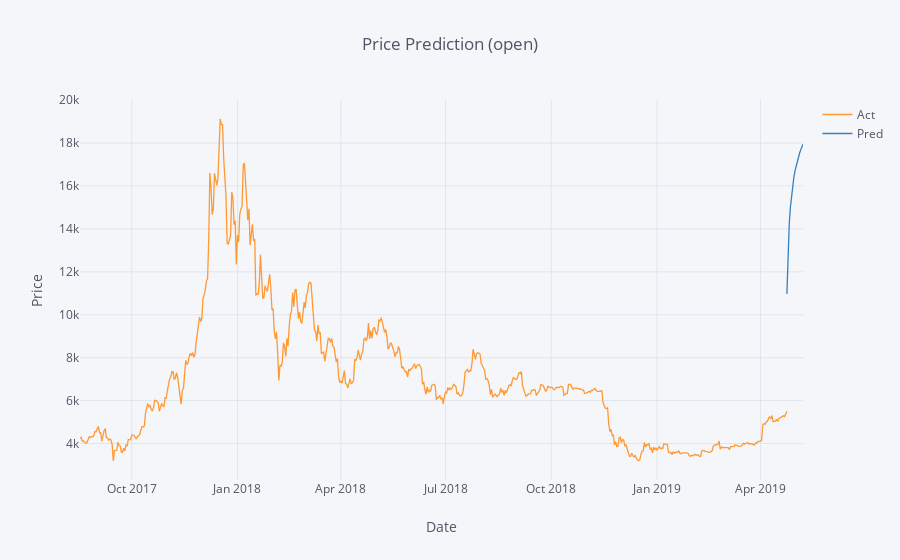
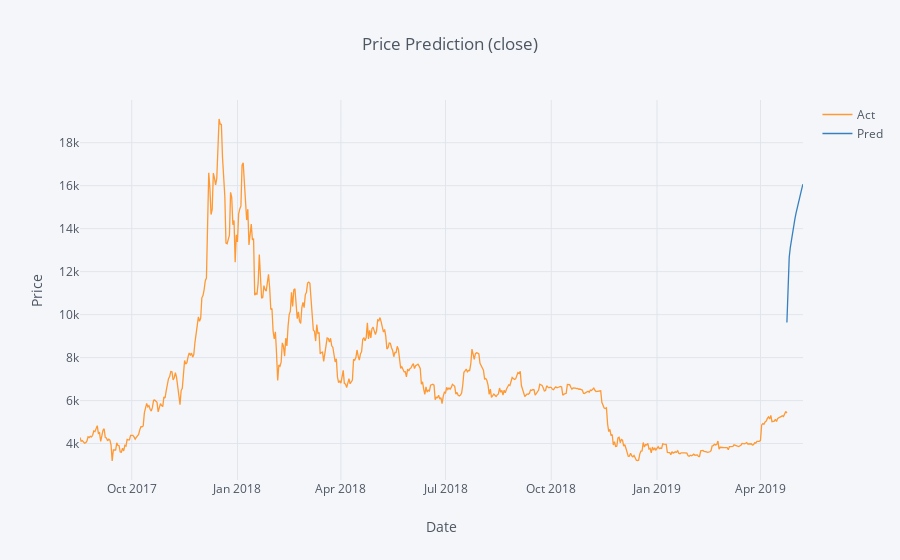
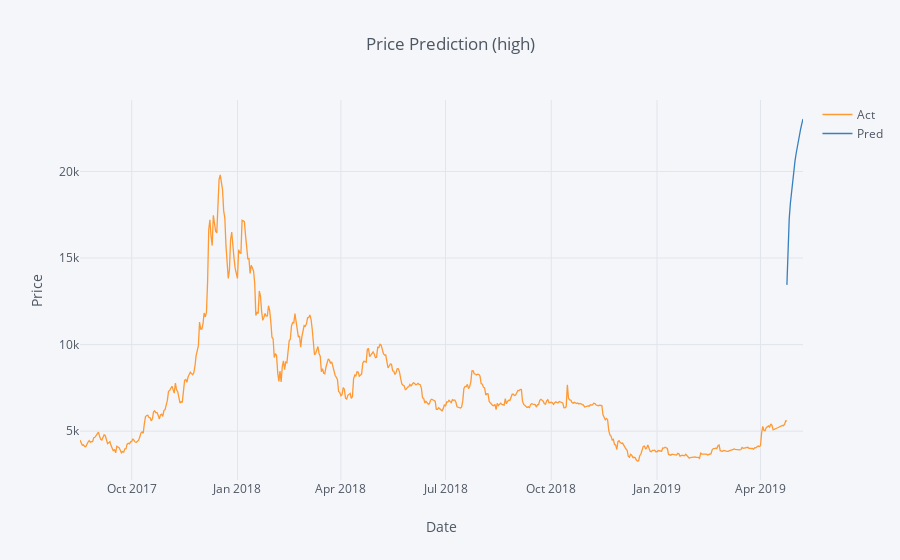
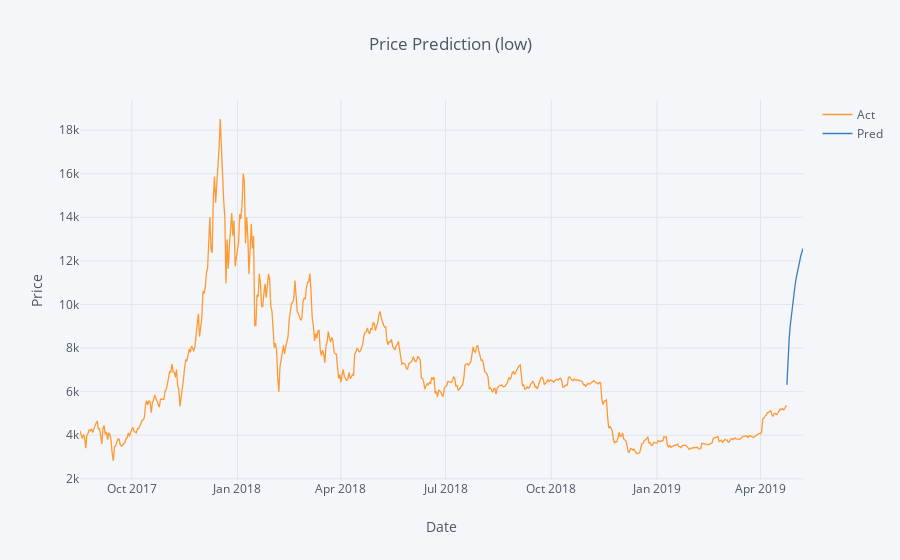

Notebook source saved alongside these figures, in order:
### Markdown cell above
# BTC Prediction

### Code cell
import csv
import numpy as np
from datetime import date, datetime, timedelta
from lstm import Machine
import pandas as pd
import tensorflow as tf
from plotly.offline import init_notebook_mode
import cufflinks as cf
import yaml

CONFIG = "config/binance-BTCUSDT.yml"
with open(CONFIG) as cfg:
    CONFIG = yaml.load(cfg, Loader=yaml.loader.SafeLoader)

MODEL_PATH = CONFIG["model"]
CSV_PATH = CONFIG["csv"]["out"]
TRAIN_TEST_RATE = CONFIG["splitRate"]
NUM_SEQ = CONFIG["seq"]
DUR_PRED = CONFIG["dur"]
TIME_UNIT = CONFIG.get("timeUnit") or 1

cf.go_offline()
init_notebook_mode(connected=True)

with open(CSV_PATH) as fin:
    reader = [dict(item) for item in csv.DictReader(fin)]

machine = Machine(reader)
(_, _, X_test, Y_test) = machine.split_data(
    TRAIN_TEST_RATE, NUM_SEQ, DUR_PRED
)

dates = machine.dates_list
dates = [
    datetime.utcfromtimestamp(date / TIME_UNIT).date()
    for date in dates
]

base_date = min(dates)
end_date = max(dates)

user_date = None

while not user_date:
    try:
        user_date = date.fromisoformat(input(
            "What date you want to see? ("
            f"min: {base_date.isoformat()} "
            f"max: {end_date.isoformat()}) "
        ))
        if not (base_date <= user_date <= end_date):
            user_date = None
    except ValueError:
        continue

x_index = (user_date - base_date).days
act_data = machine.filtered_data
x = act_data.values[x_index - 15 : x_index, ]
x = np.array([x])

model = tf.keras.models.load_model(MODEL_PATH)
pred = model.predict(x)

pred = np.array([
    machine.scaler.inverse_transform(row)
    for row in pred
])[0]

for (c, key) in enumerate(['open', 'close', 'high', 'low']):
    pred_df = pd.DataFrame(
        {f'Pred': [
            item[c] for item in pred
        ]},
        index=pd.date_range(
            user_date,
            user_date + timedelta(days=len(pred) - 1)
        )
    )
    act_df = pd.DataFrame(
        {f'Act': [
            item[c] for item in act_data.values
        ]},
        index=dates
    )
    pd.concat([
        act_df,
        pred_df
    ], axis=1).iplot(
        asFigure=False,
        kind='scatter',
        xTitle='Date',
        yTitle='Price',
        title=f'Price Prediction ({key})'
    )

### Figure 1 — Plotly figure (JSON) as saved in the notebook; plotly's stock layout.template omitted (floating-point values rounded to 4 significant figures; data arrays with more than 128 entries replaced by an {"elided": "..."} marker saying what was removed)
{"data": [{"line": {"color": "rgba(255, 153, 51, 1.0)", "dash": "solid", "shape": "linear", "width": 1.3}, "mode": "lines", "name": "Act", "text": "", "type": "scatter", "uid": "7eb0014d-81fc-4d29-9573-3bd98a301611", "x": {"elided": "631 str values"}, "y": {"elided": "631 mixed values"}}, {"line": {"color": "rgba(55, 128, 191, 1.0)", "dash": "solid", "shape": "linear", "width": 1.3}, "mode": "lines", "name": "Pred", "text": "", "type": "scatter", "uid": "d6675031-e646-46be-87d9-7161a0c2053a", "x": {"elided": "631 str values"}, "y": {"elided": "631 mixed values"}}], "layout": {"legend": {"bgcolor": "#F5F6F9", "font": {"color": "#4D5663"}}, "paper_bgcolor": "#F5F6F9", "plot_bgcolor": "#F5F6F9", "title": {"font": {"color": "#4D5663"}, "text": "Price Prediction (open)"}, "xaxis": {"gridcolor": "#E1E5ED", "showgrid": true, "tickfont": {"color": "#4D5663"}, "title": {"font": {"color": "#4D5663"}, "text": "Date"}, "zerolinecolor": "#E1E5ED"}, "yaxis": {"gridcolor": "#E1E5ED", "showgrid": true, "tickfont": {"color": "#4D5663"}, "title": {"font": {"color": "#4D5663"}, "text": "Price"}, "zerolinecolor": "#E1E5ED"}}}

### Figure 2 — Plotly figure (JSON) as saved in the notebook; plotly's stock layout.template omitted (floating-point values rounded to 4 significant figures; data arrays with more than 128 entries replaced by an {"elided": "..."} marker saying what was removed)
{"data": [{"line": {"color": "rgba(255, 153, 51, 1.0)", "dash": "solid", "shape": "linear", "width": 1.3}, "mode": "lines", "name": "Act", "text": "", "type": "scatter", "uid": "8fa425a6-b783-42de-818f-0d69ae065daf", "x": {"elided": "631 str values"}, "y": {"elided": "631 mixed values"}}, {"line": {"color": "rgba(55, 128, 191, 1.0)", "dash": "solid", "shape": "linear", "width": 1.3}, "mode": "lines", "name": "Pred", "text": "", "type": "scatter", "uid": "61323cca-ffbd-4c40-8d2e-5ed4a8cb3bfb", "x": {"elided": "631 str values"}, "y": {"elided": "631 mixed values"}}], "layout": {"legend": {"bgcolor": "#F5F6F9", "font": {"color": "#4D5663"}}, "paper_bgcolor": "#F5F6F9", "plot_bgcolor": "#F5F6F9", "title": {"font": {"color": "#4D5663"}, "text": "Price Prediction (close)"}, "xaxis": {"gridcolor": "#E1E5ED", "showgrid": true, "tickfont": {"color": "#4D5663"}, "title": {"font": {"color": "#4D5663"}, "text": "Date"}, "zerolinecolor": "#E1E5ED"}, "yaxis": {"gridcolor": "#E1E5ED", "showgrid": true, "tickfont": {"color": "#4D5663"}, "title": {"font": {"color": "#4D5663"}, "text": "Price"}, "zerolinecolor": "#E1E5ED"}}}

### Figure 3 — Plotly figure (JSON) as saved in the notebook; plotly's stock layout.template omitted (floating-point values rounded to 4 significant figures; data arrays with more than 128 entries replaced by an {"elided": "..."} marker saying what was removed)
{"data": [{"line": {"color": "rgba(255, 153, 51, 1.0)", "dash": "solid", "shape": "linear", "width": 1.3}, "mode": "lines", "name": "Act", "text": "", "type": "scatter", "uid": "88b756d8-b8e2-4350-86fd-cf7e143da0fd", "x": {"elided": "631 str values"}, "y": {"elided": "631 mixed values"}}, {"line": {"color": "rgba(55, 128, 191, 1.0)", "dash": "solid", "shape": "linear", "width": 1.3}, "mode": "lines", "name": "Pred", "text": "", "type": "scatter", "uid": "0486e499-061d-47ae-b9fd-dace095d723e", "x": {"elided": "631 str values"}, "y": {"elided": "631 mixed values"}}], "layout": {"legend": {"bgcolor": "#F5F6F9", "font": {"color": "#4D5663"}}, "paper_bgcolor": "#F5F6F9", "plot_bgcolor": "#F5F6F9", "title": {"font": {"color": "#4D5663"}, "text": "Price Prediction (high)"}, "xaxis": {"gridcolor": "#E1E5ED", "showgrid": true, "tickfont": {"color": "#4D5663"}, "title": {"font": {"color": "#4D5663"}, "text": "Date"}, "zerolinecolor": "#E1E5ED"}, "yaxis": {"gridcolor": "#E1E5ED", "showgrid": true, "tickfont": {"color": "#4D5663"}, "title": {"font": {"color": "#4D5663"}, "text": "Price"}, "zerolinecolor": "#E1E5ED"}}}

### Figure 4 — Plotly figure (JSON) as saved in the notebook; plotly's stock layout.template omitted (floating-point values rounded to 4 significant figures; data arrays with more than 128 entries replaced by an {"elided": "..."} marker saying what was removed)
{"data": [{"line": {"color": "rgba(255, 153, 51, 1.0)", "dash": "solid", "shape": "linear", "width": 1.3}, "mode": "lines", "name": "Act", "text": "", "type": "scatter", "uid": "518b4541-da0b-430a-939e-740944d709f8", "x": {"elided": "631 str values"}, "y": {"elided": "631 mixed values"}}, {"line": {"color": "rgba(55, 128, 191, 1.0)", "dash": "solid", "shape": "linear", "width": 1.3}, "mode": "lines", "name": "Pred", "text": "", "type": "scatter", "uid": "6c9e19a3-aedc-463f-af94-49657176ff2f", "x": {"elided": "631 str values"}, "y": {"elided": "631 mixed values"}}], "layout": {"legend": {"bgcolor": "#F5F6F9", "font": {"color": "#4D5663"}}, "paper_bgcolor": "#F5F6F9", "plot_bgcolor": "#F5F6F9", "title": {"font": {"color": "#4D5663"}, "text": "Price Prediction (low)"}, "xaxis": {"gridcolor": "#E1E5ED", "showgrid": true, "tickfont": {"color": "#4D5663"}, "title": {"font": {"color": "#4D5663"}, "text": "Date"}, "zerolinecolor": "#E1E5ED"}, "yaxis": {"gridcolor": "#E1E5ED", "showgrid": true, "tickfont": {"color": "#4D5663"}, "title": {"font": {"color": "#4D5663"}, "text": "Price"}, "zerolinecolor": "#E1E5ED"}}}
